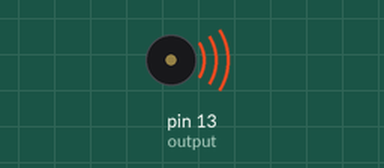
The sketch below on a simulated Arduino Uno, built with avr-gcc and run on an emulated ATmega328P. Shown: buzzer (waves = sounding).

Above: at 0.1 s.
At 23.1 s:
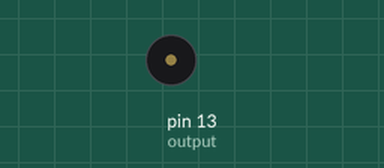
Timing chart, 0 to 38.5 s (numbered marks = the images above):
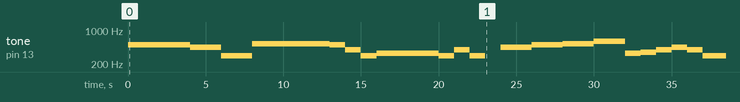

Measured:
- by itself, tone on pin 13 (output): plays 493 Hz for 4.0 s, 440 Hz for 2.0 s, 293 Hz for 2.0 s, 523 Hz for 5.0 s, 493 Hz for 1.0 s, 392 Hz for 1.0 s … (21 notes in this stretch)

The sketch:

songcode.ino
```cpp
int output = 13;

int A = 440;
float B = 493.9;
float C = 261.6;
float C5 = 523.3;
float D = 293.7;
float D5 = 587.3;
float E = 329.6;
float F = 349.2;
int G = 392;


int tempo = 4;

int whole = tempo * 1000;
int dothalf = tempo * 750;
int half = tempo * 500;
int quarter = tempo * 250;
int sixteenth = tempo * 125;

void setup()

{
//Line 1
tone(output, B);
delay(whole);

tone(output, A);
delay(half);
tone(output, D);
delay(half);

tone(output, C5);
delay(whole);

tone(output, C5);
delay(quarter);
tone(output, B);
delay(quarter);
tone(output, G);
delay(quarter);
tone(output, D);
delay(quarter);
//Line 2
tone(output, E);
delay(whole);

tone(output, D);
delay(quarter);
tone(output, G);
delay(quarter);
tone(output, D);
delay(quarter);
noTone(output);
delay(quarter);

tone(output, A);
delay(half);
tone(output, B);
delay(half);

tone(output, C5);
delay(half);
tone(output, D5);
delay(half);
//Line 3
tone(output, E);
delay(quarter);
tone(output, F);
delay(quarter);
tone(output, G);
delay(quarter);
tone(output, A);
delay(quarter);

tone(output, G);
delay(quarter);
tone(output, D);
delay(dothalf);

tone(output, E);
delay(quarter);
tone(output, F);
delay(quarter);
tone(output, G);
delay(quarter);
tone(output, A);
delay(quarter);
//Line 4
tone(output, G);
delay(whole);

tone(output, E);
delay(quarter);
tone(output, F);
delay(quarter);
tone(output, G);
delay(quarter);
tone(output, G);
delay(sixteenth);
tone(output, A);
delay(sixteenth);

tone(output, G);
delay(quarter);
tone(output, D);
delay(quarter);
tone(output, B);
delay(half);
//Line 5
tone(output, C5);
delay(quarter);
tone(output, B);
delay(quarter);
tone(output, A);
delay(quarter);
tone(output, B);
delay(quarter);

tone(output, A);
delay(whole);

tone(output, E);
delay(quarter);
tone(output, F);
delay(quarter);
tone(output, G);
delay(quarter);
tone(output, A);
delay(quarter);
//Line 6
tone(output, G);
delay(quarter);
tone(output, D);
delay(dothalf);

tone(output, E);
delay(quarter);
tone(output, F);
delay(quarter);
tone(output, G);
delay(quarter);
tone(output, A);
delay(quarter);

tone(output, G);
delay(whole);
//Line 7
tone(output, E);
delay(quarter);
tone(output, F);
delay(quarter);
tone(output, G);
delay(sixteenth);
tone(output, C);
delay(sixteenth);
tone(output, C);
delay(quarter);

tone(output, D5);
delay(quarter);
tone(output, B);
delay(quarter);
tone(output, G);
delay(quarter);
tone(output, E);
delay(quarter);

tone(output, C5);
delay(quarter);
tone(output, B);
delay(quarter);
tone(output, A);
delay(quarter);
tone(output, B);
delay(quarter);
//Line 8
tone(output, A);
delay(dothalf);
tone(output, G);
delay(quarter);

tone(output, D5);
delay(half);
tone(output, B);
delay(quarter);

tone(output, A);
delay(dothalf);
tone(output, D5);
delay(quarter);
tone(output, B);
delay(quarter);
//Line 9
tone(output, B);
delay(half);
tone(output, G);
delay(quarter);
tone(output, E);
delay(quarter);

tone(output, E);
delay(whole);

noTone(output);
delay(half);
tone(output, D);
delay(quarter);
tone(output, G);
delay(quarter);
//Line 10
tone(output, C5);
delay(half);
tone(output, B);
delay(half);

tone(output, A);
delay(whole);

tone(output, A);
delay(whole);

noTone(output);
delay(half);
tone(output, E);
delay(quarter);
tone(output, F);
delay(quarter);
//Line 11
tone(output, G);
delay(half);
tone(output, D);
delay(quarter);
tone(output, D);
delay(quarter);

tone(output, D5);
delay(half);
tone(output, B);
delay(half);

tone(output, G);
delay(quarter);
tone(output, G);
delay(quarter);
tone(output, E);
delay(half);

tone(output, C5);
delay(half);
tone(output, B);
delay(half);
//Line 12
tone(output, A);
delay(half);
tone(output, B);
delay(half);

tone(output, A);
delay(whole);

tone(output, A);
delay(dothalf);
tone(output, D);
delay(quarter);
//Line 13
tone(output, D5);
delay(half);
tone(output, B);
delay(quarter);

tone(output, A);
delay(dothalf);
tone(output, D5);
delay(quarter);

tone(output, B);
delay(dothalf);
tone(output, G);
delay(quarter);
tone(output, E);
delay(quarter);
//Line 14
tone(output, E);
delay(whole);

noTone(output);
delay(half);
tone(output, D);
delay(quarter);
tone(output, G);
delay(quarter);

tone(output, C5);
delay(half);
tone(output, B);
delay(half);
//Line 15
tone(output, A);
delay(whole);

tone(output, A);
delay(whole);

noTone(output);
delay(half);
tone(output, E);
delay(quarter);
tone(output, F);
delay(quarter);

//Line 16
tone(output, G);
delay(half);
tone(output, D);
delay(quarter);
tone(output, D);
delay(quarter);

tone(output, D5);
delay(half);
tone(output, C);
delay(half);

tone(output, G);
delay(quarter);
tone(output, G);
delay(quarter);
tone(output, E);
delay(quarter);
tone(output, D);
delay(quarter);

  tone(output, C);
  delay(half);
  tone(output, B);
  delay(half);
  tone(output, A);
  delay(half);
  tone(output, G);
  delay(half);
  tone(output, G);
  delay(whole);
  tone(output, G);
  delay(whole);
  // END
}
void loop() {}
```
